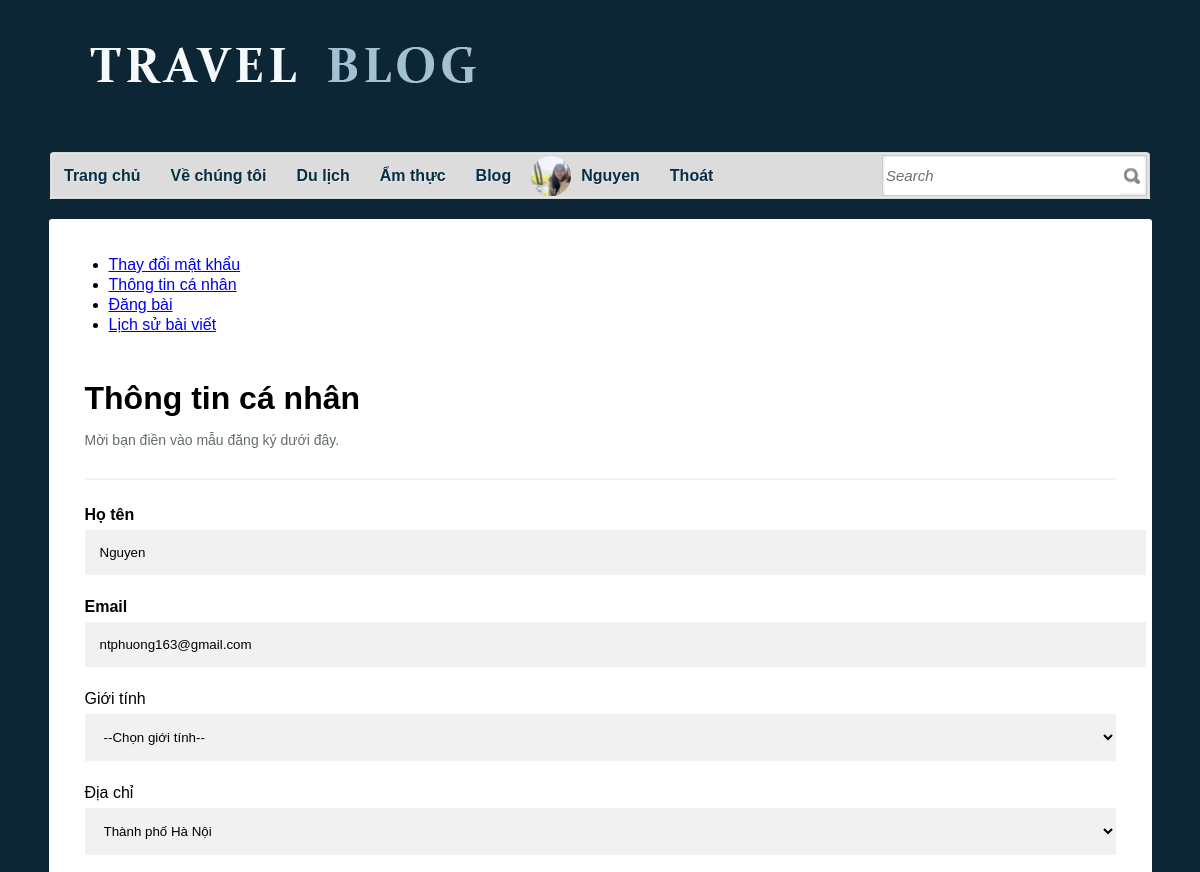
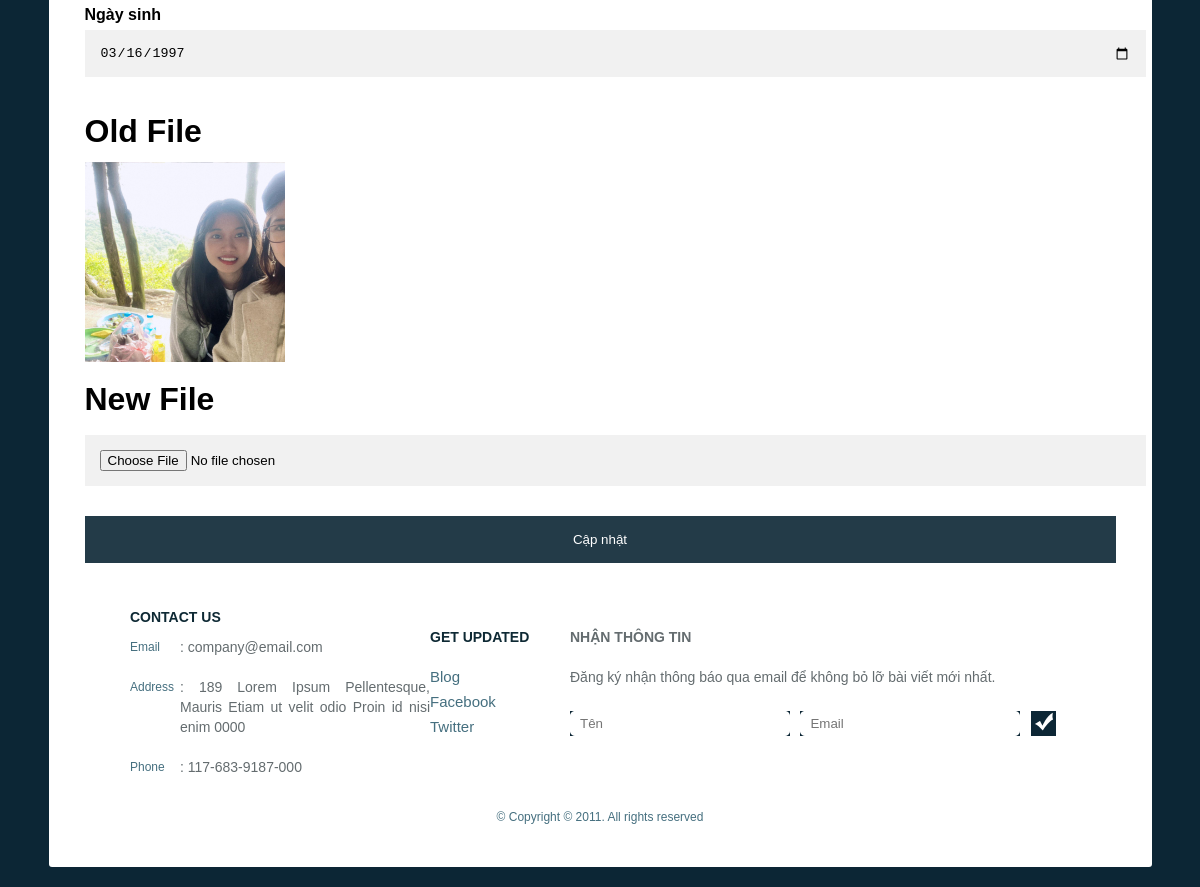
Screenshot of /user_infor.php?update=9 (signed in) with the database file from the repository (2 pictures, top to bottom).
### tables this page shows
CREATE TABLE `register` (
  `id_regt` int(11) NOT NULL,
  `Fullname` varchar(50) NOT NULL,
  `email` varchar(30) NOT NULL,
  `password` varchar(10) NOT NULL,
  `gender` varchar(10) NOT NULL,
  `address` varchar(20) NOT NULL,
  `birthday` date NOT NULL,
  `file` varchar(100) NOT NULL,
  `level` int(11) NOT NULL
);

### control.php (called while the page is built, shortened)
<?php
include('connect.php');
 class data{
    public function get_user($id_regt){
        global $conn;
        $sql="select*from register where id_regt='$id_regt'";
        $run=mysqli_query($conn,$sql);
        return $run;
    }
 public function select_devvn_tinhthanhpho(){
    global $conn;
    $sql="SELECT*from devvn_tinhthanhpho";
    $run =mysqli_query($conn,$sql);
    return $run;
 }
}

### user_infor.php (the view, shortened to what this page needs)
<!DOCTYPE html>
<?php
include("control.php");
$get_data=new data();
if(empty($_SESSION["email"])){
    header('location:login.php');
}
else{
$select=$get_data->get_user($_GET["update"]);
	foreach($select as $se){
		$fullname=$se["Fullname"];
		$email=$se["email"];
		$add=$se["address"];
		$bday=$se["birthday"];
		$file=$se["file"];
	}
?>
<html>
<head>
	<link rel="stylesheet" href="css/style.css" type="text/css" charset="utf-8" />
</head>
<body>
	<div id="header">
		<a href="trang1.php" id="logo"><img src="images/logo1.jpg" alt="LOGO" /></a>
		<div id="navigation" class="menu">
			<ul>
			<li class="first"><a href="trang1.php">Trang chủ</a></li>
			<li><a href="about.php">Về chúng tôi</a></li>
			<li><a href="travel.php">Du lịch</a></li>
			<li><a href="culinary.php">Ẩm thực</a></li>
			<li><a href="blog.php">Blog</a></li>
			<li><img src="img/<?php echo $file;?>" width="40px" height="40px" style="border-radius:50%;padding-right:0px;">
			</li>
			<li><a href="user_login.php" class="name" style="padding-left: 0px;margin-left:0px;"><?php echo $fullname;?></a>
		</li>
			<li><a href="logout.php">Thoát</a></li>
			</ul>
		</div>
		<div id="search">
		<form action="" method="POST">
				<input type="text" value="Search" class="txtfield" name="txt_search">
				<input type="submit" value="" class="button" name="btn_search">
			</form>
			<?php
		}
			?>
		</div>
	</div>
	<div id="contents">
		<div class="background">
			<div id="menu">
				<ul>
					<li><a href="user_changepass.php">Thay đổi mật khẩu</a></li>
					<li><a href="user_infor.php">Thông tin cá nhân</a></li>
					<li><a href="add_blog.php">Đăng bài</a></li>
					<li><a href="user_blog_history.php">Lịch sử bài viết</a></li>
				</ul>
		</div>
        <div id="">
		<form enctype="multipart/form-data" method="POST">
  <div class="container" id="cont">
    <h1>Thông tin cá nhân</h1>
    <p>Mời bạn điền vào mẫu đăng ký dưới đây.</p>
    <hr>
	<label for="fname"><b>Họ tên</b></label>
    <input type="text" value="<?php echo $fullname;?>" name="txtfullname" id="fname" required>
    <label for="email"><b>Email</b></label>
    <input type="text"  value="<?php echo $email;?>" name="txtemail" id="email" required>
	<label>Giới tính</label>
	<select name="txtGioiTinh" class="inputs" >
		<option value=" ">--Chọn giới tính--</option>
	 </select>
	<label>Địa chỉ</label>
	<select name="txtQueQuan" class="inputs" >
                            <?php
							$address=$get_data->select_devvn_tinhthanhpho();
							foreach($address as $s){
							?>
							<option value="<?php echo $s['matp']; ?>" <?php if($add==$s['matp']) echo'selected';?>><?php echo $s['name']; ?></option>
							<?php
								}?>
                         </select>
	<label for="date"><b>Ngày sinh</b></label>
	<input type="date" value="<?php echo $bday;?>" class="date" name="txtDate"/>
	<h1> Old File</h1>
	<img src="img/<?php echo $file;?>" alt="" class="imageChange">
	<h1> New File</h1>
    <input type="file" name="txtFile" class="them" >
	<input type="submit" class="btn_update" name="btn_up" value="Cập nhật">
		</form>
        </div>
	</div>
	<div id="footer">
		<ul class="contacts">
			<h3>Contact Us</h3>
			<li><span>Email</span><p>: company@email.com</p></li>
			<li><span>Address</span><p>: 189 Lorem Ipsum Pellentesque, Mauris Etiam ut velit odio Proin id nisi enim 0000</p></li>
			<li><span>Phone</span><p>: 117-683-9187-000</p></li>
		</ul>
		<ul id="connect">
			<h3>Get Updated</h3>
			<li><a href="blog.php">Blog</a></li>
			<li><a href="http://facebook.com/freewebsitetemplates" target="_blank">Facebook</a></li>
			<li><a href="http://twitter.com/fwtemplates" target="_blank">Twitter</a></li>
		</ul>
		<div id="newsletter">
			<p><b>Nhận thông tin </b>
				Đăng ký nhận thông báo qua email để không bỏ lỡ bài viết mới nhất.
			</p>
			<form action="" method="post">
				<input type="text" placeholder="Tên" class="txtfield"  name="txt_name"/>
				<input type="text" placeholder="Email" class="txtfield"  name="txt_email"/>
				<input type="submit" value="" class="button" name="btnsub" />
			</form>
		</div>
		<span class="footnote">&copy; Copyright &copy; 2011. All rights reserved</span>
	</div>
</body>
</html>

### css/style.css (style rules this page uses)
html { font-family: Arial, Helvetica, sans-serif; }
body { background-color: #0c2635; margin: 0; }
img { border: 0; }
#header { width: 1100px; margin: 0 auto; padding: 40px 0; position: relative; }
#logo { display: block; padding: 0 0 35px 20px; }
#navigation { background: url(../images/bg-menu-left-curve.gif) no-repeat left bottom; height: 47px; padding: 13px 0 0 4px; position: absolute; bottom: -20px; left: 0; }
#navigation ul { background: url(../images/bg-menu.gif) repeat-x; display: inline-block; height: 40px; width: 840px; list-style: none; margin: 0; padding: 4px 0 3px; }
#navigation li { float: left; font-size: 16px; line-height: 40px; margin: 0 5px; text-align: center; }
#navigation li.first { margin-left: 0; }
#navigation a { color: #092f44; font-weight: bold; padding: 0 10px; text-decoration: none; text-shadow: 1px 1px 0 #eaeaea; }
#search { background: url(../images/bg-search.gif) no-repeat right bottom; height: 47px; width: 268px; padding: 13px 0 0; position: absolute; bottom: -20px; right: 0; }
#search form { display: inline-block; margin: 0; padding: 5px 4px 4px; }
#search input { float: left; line-height: 38px; }
#search .txtfield { color: #6e6e6e; font-size: 15px; font-style: italic; height: 38px; width: 234px; border: 0; margin: 0; padding: 0; }
#search .button { background: url(../images/spotlight.gif) no-repeat right center; border: 0; cursor: pointer; height: 38px; width: 20px; margin: 0; padding: 0; }
#contents { padding: 40px 0 20px; }
#contents .background { background-color: #ffffff; line-height: 20px; min-height: 1100px; width: 1063px; border-radius: 3px; margin: 0 auto; padding: 20px; }
#contents div.background h3 { color: #0e2934; margin: 20px 0; text-transform: uppercase; }
#contents div.background p { color: #646c6f; font-size: 14px; margin: 0; padding: 0 0 20px; text-align: justify; }
#contents div.background p b { display: block; margin: 20px 0; text-transform: uppercase; }
#footer { color: #456f7f; line-height: 20px; width: 940px; margin: 0 auto; padding: 20px 10px; }
#footer ul.contacts { float: left; font-size: 12px; list-style: none; width: 300px; margin: 0; padding: 0 0 10px; }
#footer ul.contacts h3 { font-size: 14px; margin: 0 0 10px; text-transform: uppercase; }
#footer ul.contacts li span { float: left; width: 50px; }
#footer ul.contacts li p { margin: 0 0 0 50px; }
#connect { float: left; list-style: none; width: 140px; margin: 0; padding: 0; }
#connect h3 { font-size: 14px; margin: 0 0 10px; text-transform: uppercase; }
#connect li { padding: 0 0 5px; }
#connect li a { color: #456f7f; font-size: 15px; text-decoration: none; }
#newsletter { float: left; width: 500px; padding: 0 0 20px; }
#newsletter p { font-size: 12px; margin: 0; }
#newsletter p b { display: block; font-weight: 800; margin: 0 0 10px; text-transform: uppercase; }
#newsletter form { margin: 4px 0 16px; }
#newsletter .txtfield { background: url(../images/input.gif) no-repeat; color: #9c9c9c; height: 25px; line-height: 25px; width: 200px; border: 0; margin: 0 6px 0 0; padding: 0 10px; }
#newsletter .button { background: url(../images/button-check.gif) no-repeat; cursor: pointer; height: 25px; width: 25px; border: 0; padding: 0; }
#footer span.footnote { clear: both; display: block; font-size: 12px; margin: 40px 0 0; text-align: center; }

### user_infor.php (style rules this page uses)
#cont { box-sizing: border-box; }
.container { padding: 16px; background-color: white; }
div#cont>input[type=text], input[type=password],input[type=date],input[type=file] { width: 100%; padding: 15px; margin: 5px 0 22px 0; display: inline-block; border: none; background: #f1f1f1; }
div#cont>select { width: 100%; padding: 15px; margin: 5px 0 22px 0; display: inline-block; border: none; background: #f1f1f1; }
hr { border: 1px solid #f1f1f1; margin-bottom: 25px; }
.btn_update { background-color: #0c2635; color: white; padding: 16px 20px; margin: 8px 0; border: none; cursor: pointer; width: 100%; opacity: 0.9; }
.imageChange { width:200px; }

### rows the page displays
register: file (picture), Fullname "Nguyen", txtfullname "Nguyen", txtemail "ntphuong163@gmail.com", txtDate "03/16/1997"

### other values shown
form field txtQueQuan "Thành phố Hà Nội"
